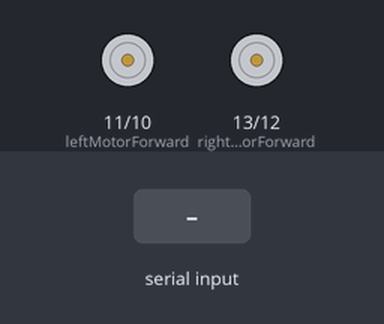
The sketch below on a simulated Arduino Uno, built with avr-gcc and run on an emulated ATmega328P. Shown: motor-driver pin pairs drawn as motors (green arrow = first pin HIGH = forward, orange = second pin HIGH = backward, longer = more drive). The inputs (shaded band) are chosen by the test bench.

Above: at 1.2 s.
1.3 s: "F" received over Serial
At 1.8 s:
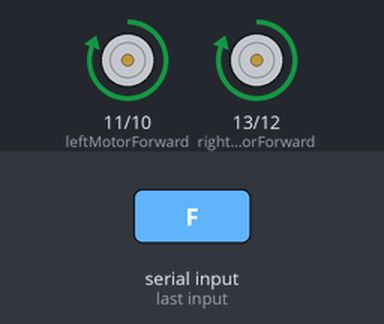
2.8 s: "B" received over Serial
At 4.0 s:
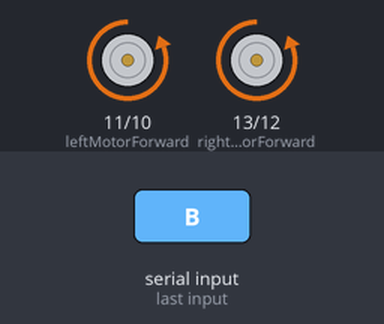
4.3 s: "L" received over Serial
At 5.3 s:
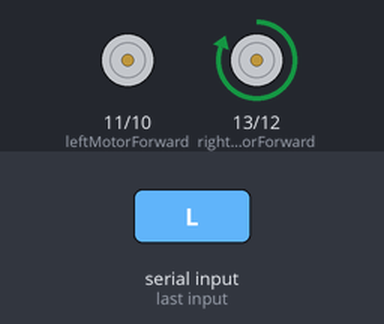
5.8 s: "R" received over Serial
At 6.5 s:
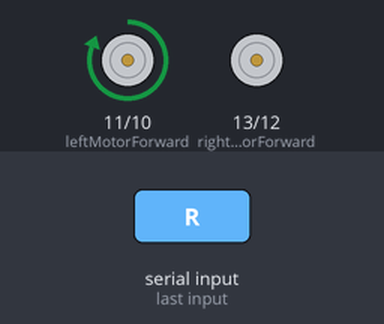
7.3 s: "1" received over Serial
At 7.7 s:
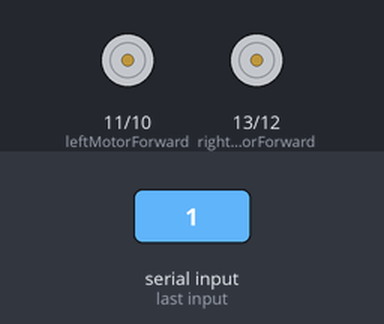
Timing chart, 0 to 9.8 s (numbered marks = the images above; inputs shaded):
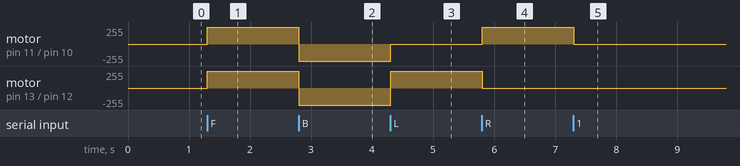

The sketch:

bluetooth_car_code.ino
```cpp
char cmd; // The Bluetooth Command

// The L298N Motor Driver Control Pins
const int rightMotorForward = 13;
const int rightMotorBackward = 12;
const int leftMotorForward = 11;
const int leftMotorBackward = 10;

void setup() {
    pinMode(leftMotorForward, OUTPUT);
    pinMode(leftMotorBackward, OUTPUT);
    pinMode(rightMotorForward, OUTPUT);
    pinMode(rightMotorBackward, OUTPUT);
    Serial.begin(9600);
}

void loop() {
    if (Serial.available()) {
        cmd = Serial.read();
    }

    // Stop motors before processing a new command
    stopMotors();

    switch (cmd) {
        case 'F': // Move Forward
            digitalWrite(leftMotorForward, HIGH);
            digitalWrite(rightMotorForward, HIGH);
            break;

        case 'B': // Move Backward
            digitalWrite(leftMotorBackward, HIGH);
            digitalWrite(rightMotorBackward, HIGH);
            break;

        case 'L': // Turn Left
            digitalWrite(rightMotorForward, HIGH); // Move only the right motor forward
            break;

        case 'R': // Turn Right
            digitalWrite(leftMotorForward, HIGH); // Move only the left motor forward
            break;
    }

    delay(50); // Short delay for stability
}

// Function to stop all motors
void stopMotors() {
    digitalWrite(leftMotorForward, LOW);
    digitalWrite(leftMotorBackward, LOW);
    digitalWrite(rightMotorForward, LOW);
    digitalWrite(rightMotorBackward, LOW);
}
```

Measured:
- after the input at 1.3 s, motor on pin 11 (leftMotorForward) / pin 10 (leftMotorBackward), motor on pin 13 (rightMotorForward) / pin 12 (rightMotorBackward): stopped → forward 255/255 at once
- after the input at 2.8 s, motor on pin 11 (leftMotorForward) / pin 10 (leftMotorBackward), motor on pin 13 (rightMotorForward) / pin 12 (rightMotorBackward): forward 255/255 → backward 255/255 at once
- after the input at 4.3 s, motor on pin 11 (leftMotorForward) / pin 10 (leftMotorBackward): backward 255/255 → stopped at once; motor on pin 13 (rightMotorForward) / pin 12 (rightMotorBackward): backward 255/255 → forward 255/255 at once
- after the input at 5.8 s, motor on pin 11 (leftMotorForward) / pin 10 (leftMotorBackward): stopped → forward 255/255 at once; motor on pin 13 (rightMotorForward) / pin 12 (rightMotorBackward): forward 255/255 → stopped at once
- after the input at 7.3 s, motor on pin 11 (leftMotorForward) / pin 10 (leftMotorBackward): forward 255/255 → stopped at once
